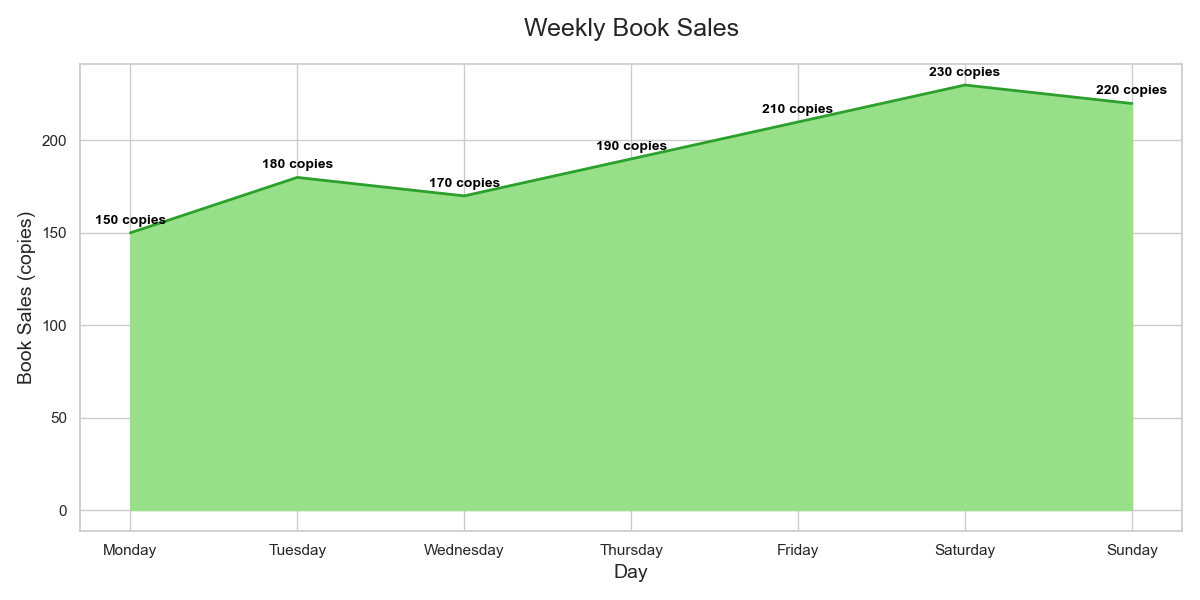

Write the Python code that produced this figure.

import pandas as pd
import seaborn as sns
import matplotlib.pyplot as plt

data = pd.DataFrame({
    "Day": ["Monday", "Tuesday", "Wednesday", "Thursday", "Friday", "Saturday", "Sunday"],
    "Book_Sales": [150, 180, 170, 190, 210, 230, 220]
})

plt.figure(figsize=(12, 6))

sns.set_theme(style="whitegrid")
ax = sns.lineplot(
    x="Day",
    y="Book_Sales",
    data=data,
    color="#2ca02c",
    linewidth=2
)
ax.fill_between(data["Day"], data["Book_Sales"], color="#98df8a")

for i in range(data.shape[0]):
    plt.text(data["Day"][i], data["Book_Sales"][i] + 5, str(data["Book_Sales"][i]) + ' copies', 
             horizontalalignment='center', size='small', color='black', weight='semibold')

plt.xticks(rotation=0)

ax.set_title('Weekly Book Sales', fontsize=18, pad=20)
ax.set_xlabel('Day', fontsize=14)
ax.set_ylabel('Book Sales (copies)', fontsize=14)

plt.tight_layout()
plt.show()
